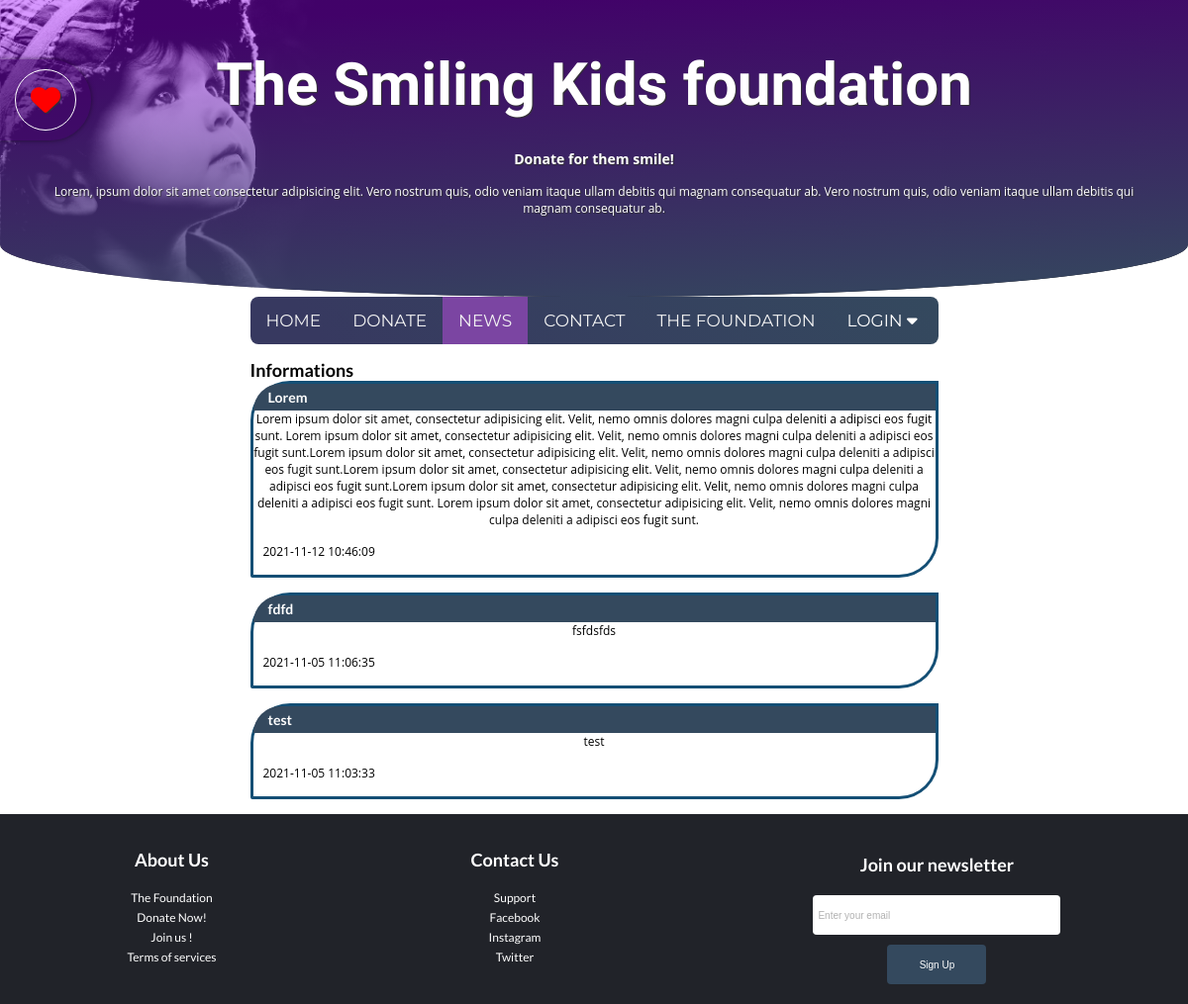
Page /news.php on the committed database.
### tables this page shows
CREATE TABLE `post` (
  `id` int(11) NOT NULL,
  `user_id` int(11) DEFAULT NULL,
  `title` varchar(100) NOT NULL,
  `content` text NOT NULL,
  `date` datetime NOT NULL
);

### services/utils.php (called while the page is built, shortened)
<?php
function render(string $path, array $variables = []): void {
    extract($variables);
    require "$path.phtml";
    require dirname(__DIR__).'/views/layout.phtml';
}

### news.php (called while the page is built, shortened)
<?php
require_once 'services/utils.php';
require "models/User.php";
$pagePath = 'news';
$author = new User;
$posts = $author->getPostByAuthor();
render(__DIR__."/views/$pagePath", compact('pageTitle', "posts"));

### models/Model.php (called while the page is built, shortened)
<?php
abstract class Model
{
      public function __construct() {
            try{
                  $this->database = new PDO('mysql:host=db.3wa.io;dbname=rudysaksik_Projet;charset=UTF8',
					'rudysaksik',
					'9efbf4f6e7a53515252a454952cd649f',
                  [
                        PDO::ATTR_ERRMODE => PDO::ERRMODE_EXCEPTION,
                        PDO::ATTR_DEFAULT_FETCH_MODE => PDO::FETCH_ASSOC
                  ]
                  );
            } catch(PDOException $e) {
                  echo $e->getMessage();
            }
      }
}

### models/User.php (called while the page is built, shortened)
<?php
require_once 'Model.php';
class User extends Model
{
        function getPostByAuthor() {
        try {
            $request = $this->database->prepare(
                "
                SELECT *
                FROM users
                INNER JOIN post ON post.user_id = users.id
                ORDER BY date DESC
                "
            );
            $request->execute();
            $getAuthor = $request->fetchAll();
        } catch (PDOException $e) {
            echo $e->getMessage();
            exit();
        }
        return $getAuthor;
        }
}

### views/news.phtml (the view)
<section class="news-container">
    <h2>Informations</h2>
    <?php foreach($posts as $element): ?>
    <article class="news">
        <div class="big-title-admin">
            <h3 class="title-news">
                <?= htmlspecialchars($element['title']); ?>
            </h3>
        </div>
        <p>
            <?= htmlspecialchars($element['content']); ?>
        </p>
        <p class="news-detail">
            <?= htmlspecialchars($element['date']); ?>
        </p>
    </article>
    <br>
    <?php endforeach; ?>
</section>

### css/style.css (style rules this page uses)
* { padding: 0; margin: 0 auto; box-sizing: border-box; }
html { box-sizing: border-box; font-size: 62.5%; }
body { font-size: 1.2rem; font-family: "Lato"; background: white; }
.overlay > h3, p { font-family: 'Open Sans', sans-serif; margin-bottom: 1.5rem; }
.news-container { margin: 0 auto; max-width:69.5rem; margin-top:1.5rem; }
.news { border-width: 3px solid; border-style: solid; border-color: #144F75; border-radius: 40px 0px 40px 2px; width: 100%; }
.title-news, .news-detail { text-align:left; padding-left: 10px; }
.news { text-align:center; }
.big-title-admin { background-color: #34495e; padding: 0.5rem; border-radius: 30px 0px 0px; color: #FFF; width:100%; }

### rows in the picture
post: title "Lorem", content "Lorem ipsum dolor sit amet, consectetur adipisicing elit. Velit, nemo omnis dolores magni culpa deleniti a adipisci eos fugit sunt. Lorem ipsum dolor sit amet, consectetur adipisicing elit. Velit, nemo omnis dolores magni culpa deleniti a adipisci eos fugit sunt.Lorem ipsum dolor sit amet, consectetur adipisicing elit. Velit, nemo omnis dolores magni culpa deleniti a adipisci eos fugit sunt.Lorem ipsum dolor sit amet, consectetur adipisicing elit. Velit, nemo omnis dolores magni culpa deleniti a adipisci eos fugit sunt.Lorem ipsum dolor sit amet, consectetur adipisicing elit. Velit, nemo omnis dolores magni culpa deleniti a adipisci eos fugit sunt. Lorem ipsum dolor sit amet, consectetur…", date "2021-11-12 10:46:09"
post: title "fdfd", content "fsfdsfds", date "2021-11-05 11:06:35"
post: title "test", content "test", date "2021-11-05 11:03:33"
